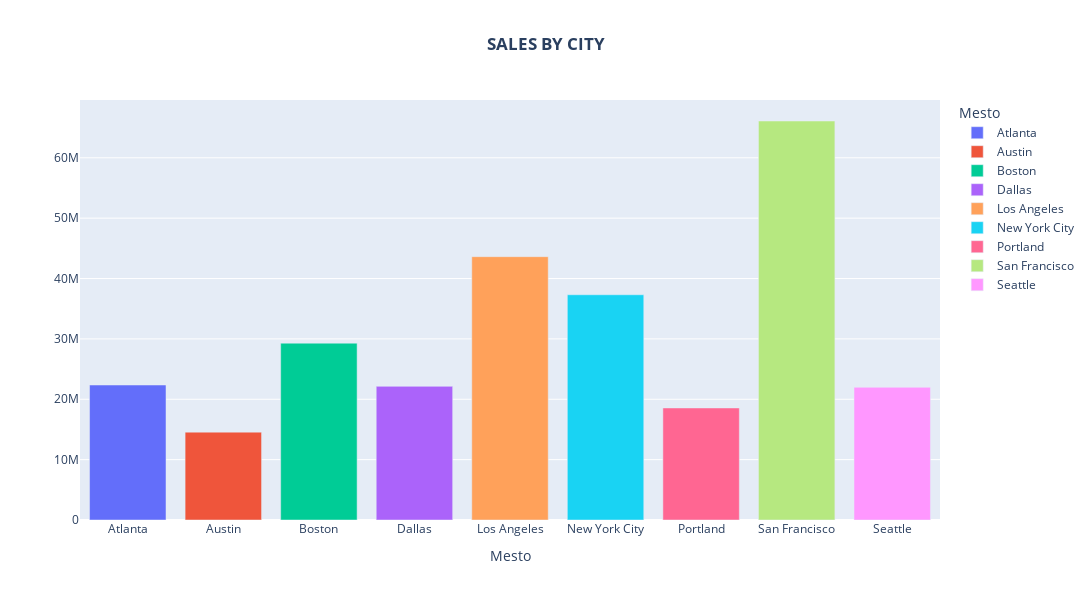

Notebook source saved alongside this figure:
### Code cell
fig = px.bar(sales_city, x = "city",y="Sales",title = "<b>SALES BY CITY", color = "city",
             width = 1300,
             height=600 )

fig.update_layout(
    title_x = 0.5,
    legend_title_text='Mesto',
    
     
)
fig.update_xaxes(title_text='Mesto')

fig.update_yaxes(title_text='')

### Figure 1 — Plotly figure (JSON) as saved in the notebook; plotly's stock layout.template omitted (floating-point values rounded to 4 significant figures)
{"data": [{"alignmentgroup": "True", "hovertemplate": "city=%{x}<br>Sales=%{y}<extra></extra>", "legendgroup": "Atlanta", "marker": {"color": "#636efa", "pattern": {"shape": ""}}, "name": "Atlanta", "offsetgroup": "Atlanta", "orientation": "v", "showlegend": true, "textposition": "auto", "type": "bar", "x": ["Atlanta"], "xaxis": "x", "y": [22360000.0], "yaxis": "y"}, {"alignmentgroup": "True", "hovertemplate": "city=%{x}<br>Sales=%{y}<extra></extra>", "legendgroup": "Austin", "marker": {"color": "#EF553B", "pattern": {"shape": ""}}, "name": "Austin", "offsetgroup": "Austin", "orientation": "v", "showlegend": true, "textposition": "auto", "type": "bar", "x": ["Austin"], "xaxis": "x", "y": [14556654], "yaxis": "y"}, {"alignmentgroup": "True", "hovertemplate": "city=%{x}<br>Sales=%{y}<extra></extra>", "legendgroup": "Boston", "marker": {"color": "#00cc96", "pattern": {"shape": ""}}, "name": "Boston", "offsetgroup": "Boston", "orientation": "v", "showlegend": true, "textposition": "auto", "type": "bar", "x": ["Boston"], "xaxis": "x", "y": [29290000.0], "yaxis": "y"}, {"alignmentgroup": "True", "hovertemplate": "city=%{x}<br>Sales=%{y}<extra></extra>", "legendgroup": "Dallas", "marker": {"color": "#ab63fa", "pattern": {"shape": ""}}, "name": "Dallas", "offsetgroup": "Dallas", "orientation": "v", "showlegend": true, "textposition": "auto", "type": "bar", "x": ["Dallas"], "xaxis": "x", "y": [22140000.0], "yaxis": "y"}, {"alignmentgroup": "True", "hovertemplate": "city=%{x}<br>Sales=%{y}<extra></extra>", "legendgroup": "Los Angeles", "marker": {"color": "#FFA15A", "pattern": {"shape": ""}}, "name": "Los Angeles", "offsetgroup": "Los Angeles", "orientation": "v", "showlegend": true, "textposition": "auto", "type": "bar", "x": ["Los Angeles"], "xaxis": "x", "y": [43620000.0], "yaxis": "y"}, {"alignmentgroup": "True", "hovertemplate": "city=%{x}<br>Sales=%{y}<extra></extra>", "legendgroup": "New York City", "marker": {"color": "#19d3f3", "pattern": {"shape": ""}}, "name": "New York City", "offsetgroup": "New York City", "orientation": "v", "showlegend": true, "textposition": "auto", "type": "bar", "x": ["New York City"], "xaxis": "x", "y": [37310000.0], "yaxis": "y"}, {"alignmentgroup": "True", "hovertemplate": "city=%{x}<br>Sales=%{y}<extra></extra>", "legendgroup": "Portland", "marker": {"color": "#FF6692", "pattern": {"shape": ""}}, "name": "Portland", "offsetgroup": "Portland", "orientation": "v", "showlegend": true, "textposition": "auto", "type": "bar", "x": ["Portland"], "xaxis": "x", "y": [18560000.0], "yaxis": "y"}, {"alignmentgroup": "True", "hovertemplate": "city=%{x}<br>Sales=%{y}<extra></extra>", "legendgroup": "San Francisco", "marker": {"color": "#B6E880", "pattern": {"shape": ""}}, "name": "San Francisco", "offsetgroup": "San Francisco", "orientation": "v", "showlegend": true, "textposition": "auto", "type": "bar", "x": ["San Francisco"], "xaxis": "x", "y": [66100000.0], "yaxis": "y"}, {"alignmentgroup": "True", "hovertemplate": "city=%{x}<br>Sales=%{y}<extra></extra>", "legendgroup": "Seattle", "marker": {"color": "#FF97FF", "pattern": {"shape": ""}}, "name": "Seattle", "offsetgroup": "Seattle", "orientation": "v", "showlegend": true, "textposition": "auto", "type": "bar", "x": ["Seattle"], "xaxis": "x", "y": [21980000.0], "yaxis": "y"}], "layout": {"barmode": "relative", "height": 600, "legend": {"title": {"text": "Mesto"}, "tracegroupgap": 0}, "title": {"text": "<b>SALES BY CITY", "x": 0.5}, "width": 1300, "xaxis": {"anchor": "y", "categoryarray": ["Atlanta", "Austin", "Boston", "Dallas", "Los Angeles", "New York City", "Portland", "San Francisco", "Seattle"], "categoryorder": "array", "domain": [0, 1], "title": {"text": "Mesto"}}, "yaxis": {"anchor": "x", "domain": [0, 1], "title": {"text": ""}}}}
